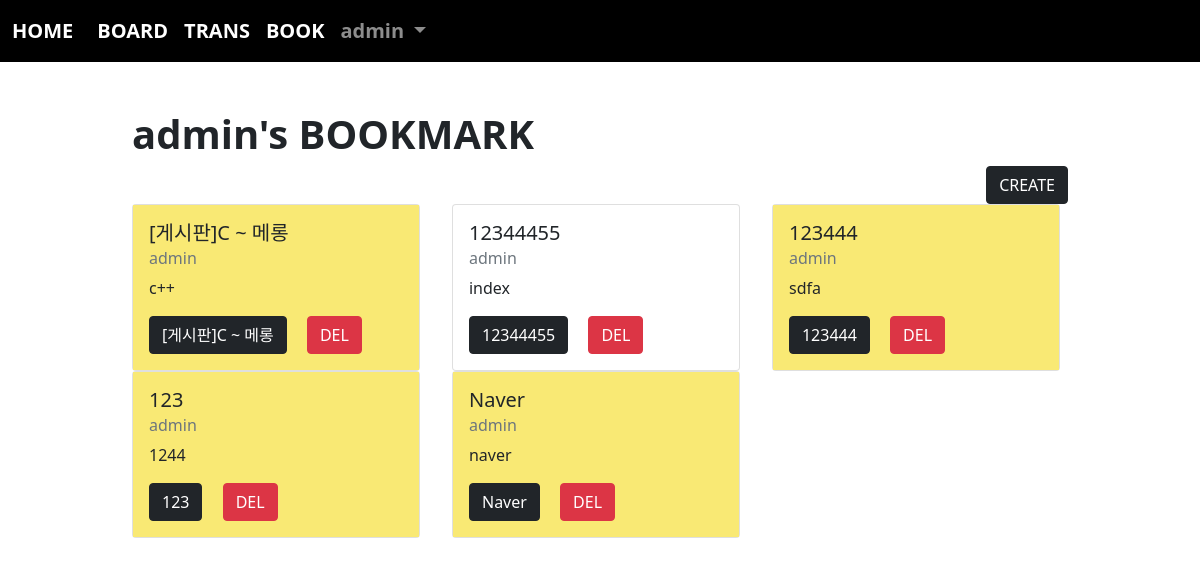
Screenshot of /book/index/ (signed in) with the database file from the repository.
### acc/models.py (models this page shows, shortened)
class User(AbstractUser):
    comment = models.TextField()
    age = models.IntegerField(default=0)
    point = models.IntegerField(default=0)
    pic = models.ImageField(upload_to="acc/%y/%m")

### book/models.py (models this page shows, shortened)
class Book(models.Model):
    site_name=models.CharField(max_length=100,blank=True)
    site_url=models.TextField()
    content=models.TextField()
    user=models.ForeignKey(User,on_delete=models.CASCADE, related_name="user")
    impo=models.BooleanField(default=False)
    pubdate=models.DateTimeField()

### book/views.py (the view)
# urls.py: path('index/', views.index, name="index"),
def index(request):
    b=request.user.user.all().order_by('-pubdate')
    context={
        "blist":b
    }
    return render(request,"book/index.html",context)

### template/book/index.html (shortened to what this page needs)
{% extends 'base.html' %}
{% block con %}
    <div class="container mt-5 mb-5" style="width: 80%;">
        <h1><b>{{user}}'s BOOKMARK</b></h1>
        <div class="text-end">
            <a href="{%url 'book:create'%}"><button class="btn btn-dark">CREATE</button></a>
        </div>
        {%if user == request.user%}
            <div class="row">
                {%for i in blist%}
                    <div class="col-lg-4">
                        <div class="card"style="width: 18rem;" >
                            <div class="card-body"style="{%if i.impo%}background-color: rgb(249,233,116){%endif%}">
                                <h5 class="card-title">{{i.site_name}}</h5>
                                <h6 class="card-subtitle mb-2 text-muted">{{i.user}}</h6>
                                <p class="card-text">{{i.content}}</p>
                                <a href="{{i.site_url}}" class="card-link"><button class="btn btn-dark">{{i.site_name}}</button></a>
                                <a href="#" class="card-link"><button class="btn btn-danger">DEL</button></a>
                            </div>
                        </div>
                    </div>
                {%endfor%}
            </div>
        {%endif%}
    </div>
{% endblock %}

### template/base.html (shortened to what this page needs)
<!doctype html>
<html lang="en">
    <head>
        <link href="https://cdn.jsdelivr.net/npm/bootstrap@5.1.3/dist/css/bootstrap.min.css" rel="stylesheet">
    </head>
    <body>
        {% if user.is_authenticated %}
            <nav class="navbar navbar-expand-lg navbar-dark" style="background-color: rgb(0, 0, 0); font-size: 20px; font-weight: bold;">
                <div class="container-fluid">
                    <a class="navbar-brand" href="{% url 'acc:index' %}">HOME</a>
                    <div class="collapse navbar-collapse" id="navbarSupportedContent">
                        <ul class="navbar-nav me-auto mb-2 mb-lg-0">
                            <li class="nav-item">
                                <a class="nav-link active" aria-current="page" href="{% url 'board:index' %}">BOARD</a>
                            </li>
                            <li class="nav-item">
                                <a class="nav-link active" aria-current="page" href="{% url 'trans:index' %}">TRANS</a>
                            </li>
                            <li class="nav-item">
                                <a class="nav-link active" aria-current="page" href="{% url 'book:index' %}">BOOK</a>
                            </li>
                            <li class="nav-item dropdown">
                                <a class="nav-link dropdown-toggle" href="#" id="navbarDropdown" role="button" data-bs-toggle="dropdown" aria-expanded="false">
                                    {{ user.username }}
                                </a>
                            </li>
                        </ul>
                    </div>
                </div>
            </nav>
        {% endif %}
        {% block con %}
        {% endblock %}
    </body>
</html>

### rows the page displays
User: username "admin"
Book: site_name "[게시판]C ~ 메롱", user "admin", content "c++"
Book: site_name "12344455", user "admin", content "index"
Book: site_name "123444", user "admin", content "sdfa"
Book: site_name "123", user "admin", content "1244"
Book: site_name "Naver", user "admin", content "naver"
